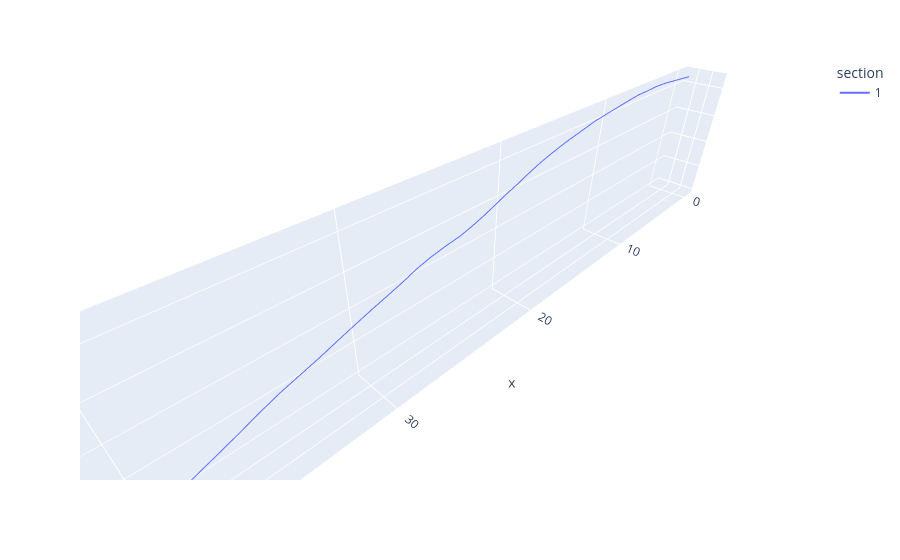

The notebook cell this image was saved under:
### Markdown cell above
Simplest: A straight line in a random direction

### Code cell
swc_list = generate.make_swc_list(
    size=(100, 100, 100),
    length=50,
    step_size=1.0,
    kappa=1000.0,
    num_branches=0,
    rng=None
)

sections, sections_graph = load.parse_swc(swc_list)

plot_sections(sections)

### Figure 1 — Plotly figure (JSON) as saved in the notebook; plotly's stock layout.template omitted (floating-point values rounded to 4 significant figures)
{"data": [{"hovertemplate": "section=1<br>x=%{x}<br>y=%{y}<br>z=%{z}<extra></extra>", "legendgroup": "1", "line": {"color": "#636efa", "dash": "solid"}, "marker": {"symbol": "circle"}, "mode": "lines", "name": "1", "scene": "scene", "showlegend": true, "type": "scatter3d", "x": [50.0, 49.05, 48.09, 47.12, 46.14, 45.19, 44.24, 43.28, 42.33, 41.37, 40.41, 39.45, 38.47, 37.5, 36.53, 35.57, 34.6, 33.61, 32.63, 31.66, 30.68, 29.7, 28.72, 27.75, 26.77, 25.79, 24.8, 23.8, 22.81, 21.84, 20.87, 19.89, 18.92, 17.95, 16.97, 15.99, 15.02, 14.03, 13.05, 12.06, 11.07, 10.08, 9.088, 8.094, 7.103, 6.112, 5.12, 4.128, 3.14, 2.148, 1.155, 0.1699], "y": [50.0, 50.21, 50.39, 50.53, 50.66, 50.75, 50.86, 50.88, 50.86, 50.85, 50.83, 50.75, 50.66, 50.52, 50.37, 50.21, 50.03, 49.87, 49.73, 49.59, 49.47, 49.37, 49.29, 49.2, 49.06, 48.97, 48.95, 48.92, 48.82, 48.76, 48.66, 48.55, 48.47, 48.35, 48.27, 48.21, 48.19, 48.17, 48.16, 48.16, 48.14, 48.15, 48.17, 48.18, 48.21, 48.26, 48.35, 48.44, 48.57, 48.71, 48.82, 48.99], "z": [50.0, 50.23, 50.44, 50.63, 50.82, 51.1, 51.4, 51.67, 51.97, 52.28, 52.56, 52.8, 53.01, 53.21, 53.41, 53.61, 53.75, 53.85, 53.99, 54.15, 54.33, 54.52, 54.71, 54.89, 55.07, 55.22, 55.37, 55.46, 55.59, 55.8, 56.02, 56.22, 56.43, 56.62, 56.83, 57.03, 57.24, 57.43, 57.58, 57.75, 57.92, 58.03, 58.15, 58.26, 58.38, 58.51, 58.59, 58.69, 58.75, 58.74, 58.73, 58.73]}], "layout": {"legend": {"title": {"text": "section"}, "tracegroupgap": 0}, "margin": {"t": 60}, "scene": {"aspectmode": "data", "domain": {"x": [0, 1], "y": [0, 1]}, "xaxis": {"title": {"text": "x"}}, "yaxis": {"title": {"text": "y"}}, "zaxis": {"title": {"text": "z"}}}}}
